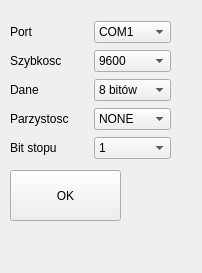
<?xml version="1.0" encoding="UTF-8"?>
<ui version="4.0">
 <class>WinComForm</class>
 <widget class="QWidget" name="WinComForm">
  <property name="geometry">
   <rect>
    <x>0</x>
    <y>0</y>
    <width>202</width>
    <height>273</height>
   </rect>
  </property>
  <property name="windowTitle">
   <string>Form</string>
  </property>
  <widget class="QWidget" name="layoutWidget">
   <property name="geometry">
    <rect>
     <x>10</x>
     <y>20</y>
     <width>161</width>
     <height>145</height>
    </rect>
   </property>
   <layout class="QGridLayout" name="gridLayout">
    <item row="0" column="0">
     <widget class="QLabel" name="label">
      <property name="text">
       <string>Port</string>
      </property>
     </widget>
    </item>
    <item row="1" column="0">
     <widget class="QLabel" name="label_2">
      <property name="text">
       <string>Szybkosc</string>
      </property>
     </widget>
    </item>
    <item row="1" column="1">
     <widget class="QComboBox" name="comboBoxSpeed">
      <item>
       <property name="text">
        <string>9600</string>
       </property>
      </item>
      <item>
       <property name="text">
        <string>1200</string>
       </property>
      </item>
      <item>
       <property name="text">
        <string>2400</string>
       </property>
      </item>
      <item>
       <property name="text">
        <string>4800</string>
       </property>
      </item>
      <item>
       <property name="text">
        <string>14400</string>
       </property>
      </item>
      <item>
       <property name="text">
        <string>19200</string>
       </property>
      </item>
     </widget>
    </item>
    <item row="2" column="0">
     <widget class="QLabel" name="label_3">
      <property name="text">
       <string>Dane</string>
      </property>
     </widget>
    </item>
    <item row="2" column="1">
     <widget class="QComboBox" name="comboBoxData">
      <item>
       <property name="text">
        <string>8 bitów</string>
       </property>
      </item>
      <item>
       <property name="text">
        <string>5 bitów</string>
       </property>
      </item>
      <item>
       <property name="text">
        <string>6 bitów</string>
       </property>
      </item>
      <item>
       <property name="text">
        <string>7 bitów</string>
       </property>
      </item>
     </widget>
    </item>
    <item row="3" column="0">
     <widget class="QLabel" name="label_4">
      <property name="text">
       <string>Parzystosc</string>
      </property>
     </widget>
    </item>
    <item row="3" column="1">
     <widget class="QComboBox" name="comboBoxParz">
      <item>
       <property name="text">
        <string>NONE</string>
       </property>
      </item>
      <item>
       <property name="text">
        <string>ODD</string>
       </property>
      </item>
      <item>
       <property name="text">
        <string>EVEN</string>
       </property>
      </item>
      <item>
       <property name="text">
        <string>MARK</string>
       </property>
      </item>
      <item>
       <property name="text">
        <string>SPACE</string>
       </property>
      </item>
     </widget>
    </item>
    <item row="4" column="0">
     <widget class="QLabel" name="label_5">
      <property name="text">
       <string>Bit stopu</string>
      </property>
     </widget>
    </item>
    <item row="4" column="1">
     <widget class="QComboBox" name="comboBoxStop">
      <item>
       <property name="text">
        <string>1</string>
       </property>
      </item>
      <item>
       <property name="text">
        <string>1.5</string>
       </property>
      </item>
      <item>
       <property name="text">
        <string>2</string>
       </property>
      </item>
     </widget>
    </item>
    <item row="0" column="1">
     <widget class="QComboBox" name="comboBox_2">
      <item>
       <property name="text">
        <string>COM1</string>
       </property>
      </item>
      <item>
       <property name="text">
        <string>COM2</string>
       </property>
      </item>
      <item>
       <property name="text">
        <string>COM3</string>
       </property>
      </item>
      <item>
       <property name="text">
        <string>COM4</string>
       </property>
      </item>
      <item>
       <property name="text">
        <string>COM5</string>
       </property>
      </item>
      <item>
       <property name="text">
        <string>COM6</string>
       </property>
      </item>
      <item>
       <property name="text">
        <string>COM7</string>
       </property>
      </item>
      <item>
       <property name="text">
        <string>COM8</string>
       </property>
      </item>
     </widget>
    </item>
   </layout>
  </widget>
  <widget class="QPushButton" name="pushButton">
   <property name="geometry">
    <rect>
     <x>10</x>
     <y>170</y>
     <width>111</width>
     <height>51</height>
    </rect>
   </property>
   <property name="text">
    <string>OK</string>
   </property>
  </widget>
 </widget>
 <resources/>
 <connections/>
</ui>
